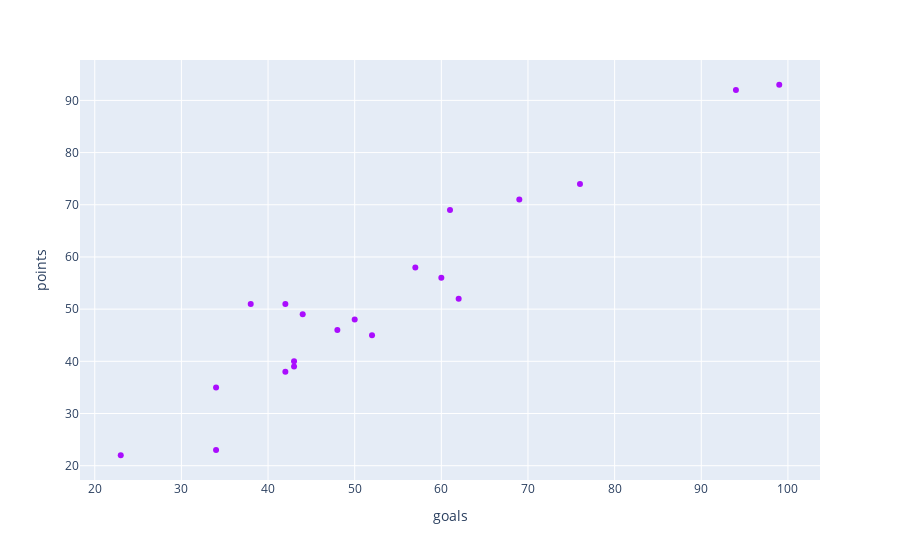

The notebook cell this image was saved under:
### Markdown cell above
### Add data to hovering

### Code cell
px.scatter(data_frame=df, x="goals", y="points",
           color_discrete_sequence=px.colors.qualitative.Alphabet,
          
          hover_name=df.team) #using this, each interactive point will show also the respective team's name

### Figure 1 — Plotly figure (JSON) as saved in the notebook; plotly's stock layout.template omitted (floating-point values rounded to 4 significant figures)
{"data": [{"hovertemplate": "<b>%{hovertext}</b><br><br>goals=%{x}<br>points=%{y}<extra></extra>", "hovertext": ["Manchester City", "Liverpool", "Chelsea", "Tottenham Hotspur", "Arsenal", "Manchester United", "West Ham United", "Leicester City", "Brighton and Hove Albion", "Wolverhampton Wanderers", "Newcastle United", "Crystal Palace", "Brentford", "Aston Villa", "Southampton", "Everton", "Leeds United", "Burnley", "Watford", "Norwich City"], "legendgroup": "", "marker": {"color": "#AA0DFE", "symbol": "circle"}, "mode": "markers", "name": "", "orientation": "v", "showlegend": false, "type": "scatter", "x": [99, 94, 76, 69, 61, 57, 60, 62, 42, 38, 44, 50, 48, 52, 43, 43, 42, 34, 34, 23], "xaxis": "x", "y": [93, 92, 74, 71, 69, 58, 56, 52, 51, 51, 49, 48, 46, 45, 40, 39, 38, 35, 23, 22], "yaxis": "y"}], "layout": {"autosize": true, "legend": {"tracegroupgap": 0}, "margin": {"t": 60}, "xaxis": {"anchor": "y", "autorange": true, "domain": [0, 1], "range": [18.21, 103.8], "title": {"text": "goals"}, "type": "linear"}, "yaxis": {"anchor": "x", "autorange": true, "domain": [0, 1], "range": [16.5, 98.5], "title": {"text": "points"}, "type": "linear"}}}
